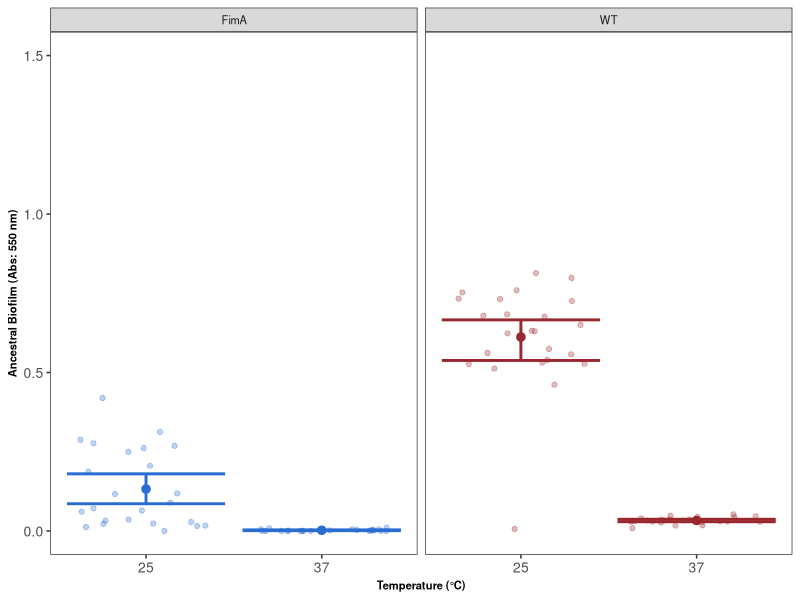
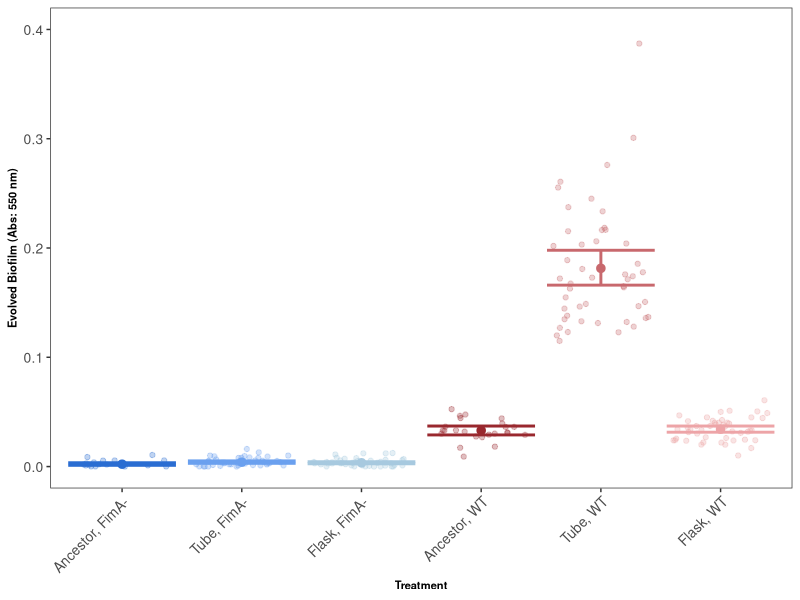
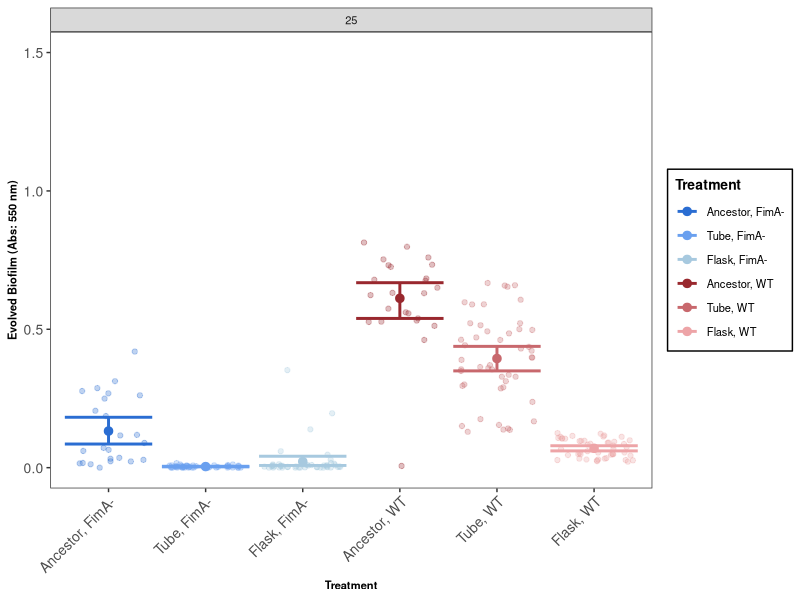
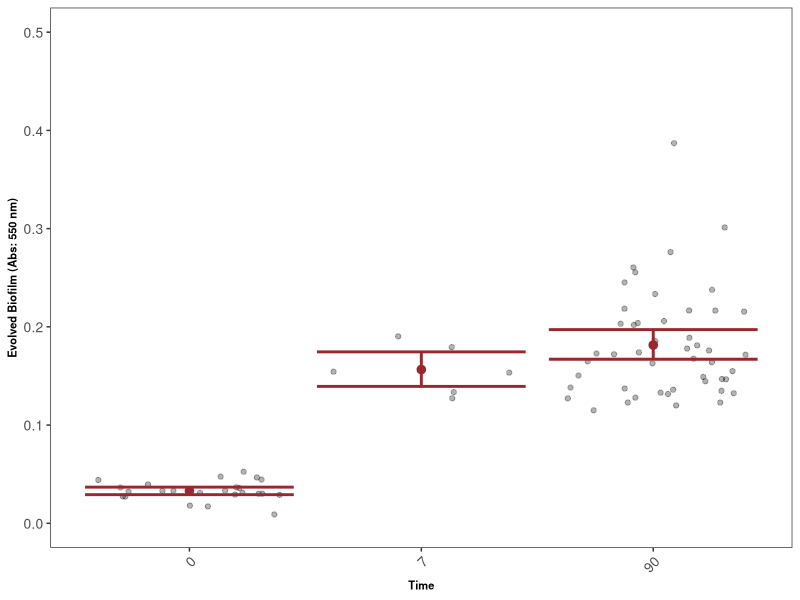
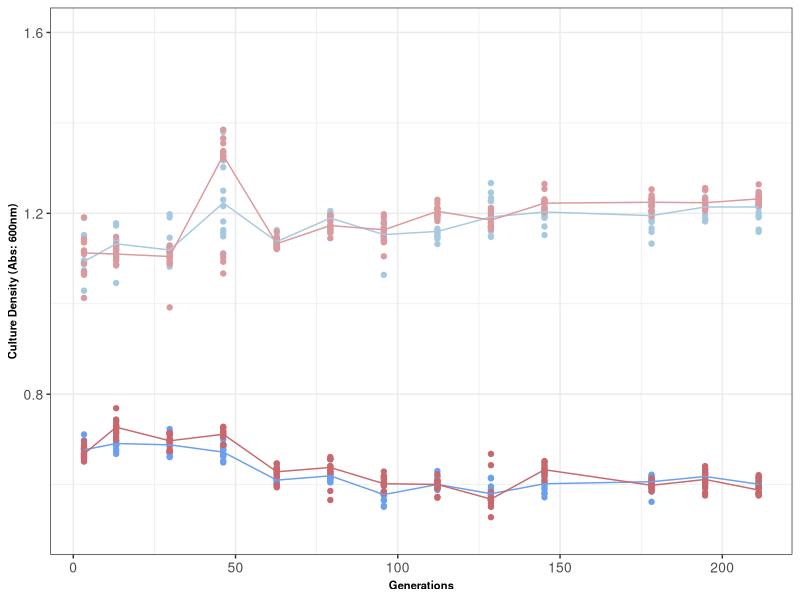
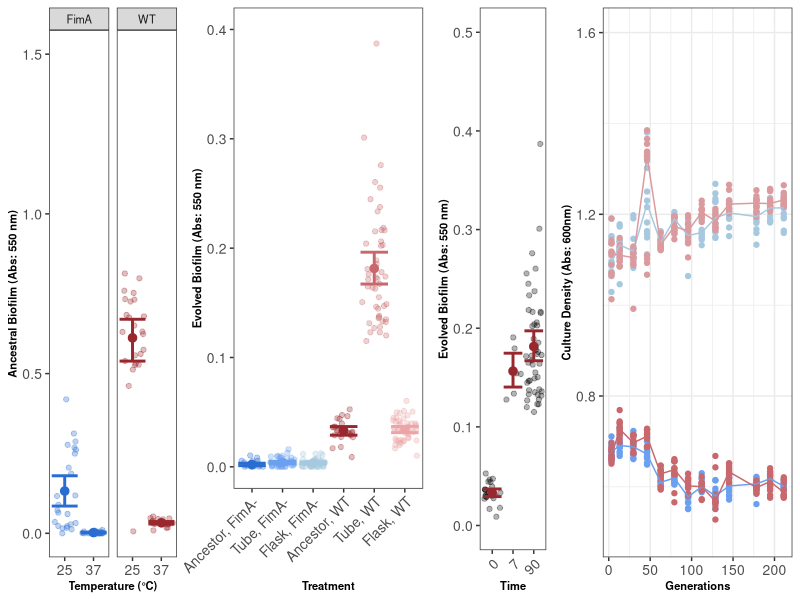
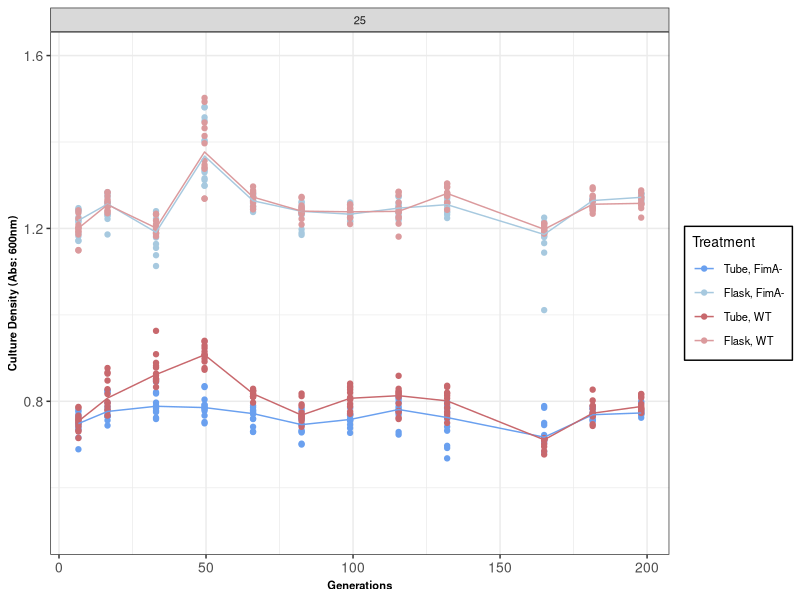

Recreate these plots in R, in order.
##Call necessary libraries
library(ggplot2)
library(cowplot)
library(reshape2)
library(ggpubr)
library(dplyr)
library(scales)
library(ggsignif)
library(data.table)
library(Hmisc)


###set working directory to Github Folder
#setwd("<Path to GitHub Folder>")

Biofilm_df<-read.table("Figure_2/Biofilm_DataSet.txt",sep="\t",header=TRUE)

Biofilm_df["Treatment"][Biofilm_df["Treatment"] == "WT_Ans"] <- "Ancestor, WT"
Biofilm_df["Treatment"][Biofilm_df["Treatment"] == "WCT"] <- "Tube, WT"
Biofilm_df["Treatment"][Biofilm_df["Treatment"] == "WFL"] <- "Flask, WT"
Biofilm_df["Treatment"][Biofilm_df["Treatment"] == "FimA_Ans"] <- "Ancestor, FimA-"
Biofilm_df["Treatment"][Biofilm_df["Treatment"] == "FCT"] <- "Tube, FimA-"
Biofilm_df["Treatment"][Biofilm_df["Treatment"] == "FFL"] <- "Flask, FimA-"

Biofilm_df$Treatment <- factor(Biofilm_df$Treatment, levels = c("Ancestor, FimA-", "Tube, FimA-", "Flask, FimA-", "Ancestor, WT", "Tube, WT", "Flask, WT"))


##Figure 2A

BF_Ancestors_Only<-Biofilm_df[which(Biofilm_df$Treatment=="Ancestor, WT"|Biofilm_df$Treatment=="Ancestor, FimA-"),]
BF_Ancestors_Only

###Anova for Ancestors, linear model OD550~Temperature*Treatment
Ancestor.aov <-aov(FinalOD550~Temp*Treatment,data=BF_Ancestors_Only)
summary(Ancestor.aov) 
TukeyHSD(Ancestor.aov)

BF_Ancestor_Plot_Fig_2A<-ggplot(data=BF_Ancestors_Only, aes(x=Temp, y=FinalOD550, col=Background))+
  #geom_jitter(color="#E3E4E8")+
  geom_jitter(alpha=0.3)+
  scale_color_manual(values=c("#2A6DD2","#99282E"))+
  stat_summary(fun=mean, geom="point", pch=20,size=4)+
  stat_summary(fun.data = "mean_cl_boot", geom = "errorbar",size=1)+
  ylab("Ancestral Biofilm (Abs: 550 nm)")+
  xlab("Temperature (°C)")+
  scale_y_continuous(limits=c(0,1.5))+
  scale_x_continuous(breaks=c(25,37))+
  #geom_hline(yintercept=0.132, linetype="dashed", color="#6AA0EF")+ 
  #geom_hline(yintercept=0.612, linetype="dashed", color="#c8686d")+
  theme_bw()+
  theme(text = element_text(size=10),axis.text.y = element_text(size=10),panel.grid = element_blank(),axis.text.x = element_text(size=10),axis.title = element_text(size=8,face="bold"), legend.position = "none", legend.title = element_text(size=10,face="bold"), legend.background = element_rect(color="black"))+
  facet_wrap(.~Background)

BF_Ancestor_Plot_Fig_2A

###Figure 2B
Biofilm_Ancestor_and_Final<-Biofilm_df[which(Biofilm_df$Time!=7),]

Biofilm_Ancestor_and_Final

Biofilm_df_37<-Biofilm_Ancestor_and_Final[which(Biofilm_Ancestor_and_Final$Temp==37),]

BF_Evo_37C_Plot_Fig_2B<-ggplot(data=Biofilm_df_37, aes(x=Treatment, y=FinalOD550, col=Treatment))+
  #geom_jitter(color="#E3E4E8")+
  geom_jitter(alpha=0.3)+
  scale_color_manual(values=c("#2A6DD2","#6AA0EF","#a7c9df","#99282E","#c8686d", "#eda4a7"))+
  stat_summary(fun=mean, geom="point", pch=20,size=4)+
  stat_summary(fun.data = "mean_cl_boot", geom = "errorbar",size=1)+
  ylab("Evolved Biofilm (Abs: 550 nm)")+
  xlab("Treatment")+
  scale_y_continuous(limits=c(0,0.4))+
  #geom_hline(yintercept=0.132, linetype="dashed", color="#6AA0EF")+ 
  #geom_hline(yintercept=0.612, linetype="dashed", color="#c8686d")+
  theme_bw()+
  theme(text = element_text(size=10),axis.text.y = element_text(size=10),panel.grid = element_blank(),axis.text.x = element_text(angle=45,hjust=1,size=10),axis.title = element_text(size=8,face="bold"), legend.position = "none", legend.title = element_text(size=10,face="bold"), legend.background = element_rect(color="black"))

BF_Evo_37C_Plot_Fig_2B

###Anova for 37C, linear model OD550~Treatment
BF_37.aov <-aov(FinalOD550~Treatment,data=Biofilm_df_37)
summary(BF_37.aov) 
TukeyHSD(BF_37.aov)

###Figure S1

Biofilm_df_25<-Biofilm_Ancestor_and_Final[which(Biofilm_Ancestor_and_Final$Temp==25),]

BF_Evo_25C_Plot_Fig_S1<-ggplot(data=Biofilm_df_25, aes(x=Treatment, y=FinalOD550, col=Treatment))+
  #geom_jitter(color="#E3E4E8")+
  geom_jitter(alpha=0.3)+
  scale_color_manual(values=c("#2A6DD2","#6AA0EF","#a7c9df","#99282E","#c8686d", "#eda4a7"))+
  stat_summary(fun=mean, geom="point", pch=20,size=4)+
  stat_summary(fun.data = "mean_cl_boot", geom = "errorbar",size=1)+
  ylab("Evolved Biofilm (Abs: 550 nm)")+
  xlab("Treatment")+
  scale_y_continuous(limits=c(0,1.5))+
  #geom_hline(yintercept=0.132, linetype="dashed", color="#6AA0EF")+ 
  #geom_hline(yintercept=0.612, linetype="dashed", color="#c8686d")+
  theme_bw()+
  facet_wrap(.~Temp)+
  theme(text = element_text(size=10),axis.text.y = element_text(size=10),panel.grid = element_blank(),axis.text.x = element_text(angle=45,hjust=1,size=10),axis.title = element_text(size=8,face="bold"), legend.position = "right", legend.title = element_text(size=10,face="bold"), legend.background = element_rect(color="black"))

BF_Evo_25C_Plot_Fig_S1


##Figure 2C

Biofilm_WT_Tube<-Biofilm_df[which(Biofilm_df$Treatment=="Ancestor, WT"|Biofilm_df$Treatment=="Tube, WT"),]
Biofilm_WT_Tube_37<-Biofilm_WT_Tube[which(Biofilm_WT_Tube$Temp==37),]
Biofilm_WT_Tube_37$Time<-as.character(Biofilm_WT_Tube_37$Time)
  
BF_WT_Tube_37_Plot_Fig_2C<-ggplot(data=Biofilm_WT_Tube_37, aes(x=Time, y=FinalOD550))+
  #geom_jitter(color="#E3E4E8")+
  geom_jitter(alpha=0.3)+
  #scale_color_manual(values=c("#2A6DD2","#6AA0EF","#a7c9df","#99282E","#c8686d", "#eda4a7"))+
  stat_summary(fun=mean, geom="point", pch=20,size=4, color="#99282E")+
  stat_summary(fun.data = "mean_cl_boot", geom = "errorbar",size=1, color="#99282E")+
  ylab("Evolved Biofilm (Abs: 550 nm)")+
  xlab("Time")+
  scale_y_continuous(limits=c(0,0.5))+
  #scale_x_continuous(breaks=c(0,7,90))+
  theme_bw()+
  theme(text = element_text(size=10),axis.text.y = element_text(size=10),panel.grid = element_blank(),axis.text.x = element_text(angle=45,hjust=1,size=10),axis.title = element_text(size=8,face="bold"), legend.position = "none", legend.title = element_text(size=10,face="bold"), legend.background = element_rect(color="black"))

BF_WT_Tube_37_Plot_Fig_2C

##Read in Culture Density Data for Figure 2D and S2
CultureOD<-read.table("Figure_2/Culture_Density.txt", sep="\t", header=TRUE)

CultureOD.melt<-reshape2::melt(CultureOD, id=c("Time","Temp","Sample"))
names(CultureOD.melt)<-c("Time","Temperature","Sample","Treatment","OD600")
CultureOD.melt$Treatment <- factor(CultureOD.melt$Treatment, levels = c("FCT","FFL","WCT","WFL"))
CultureOD.melt$Temperature <- factor(CultureOD.melt$Temperature, levels = c("25","37"))
CultureOD.melt$Generations<-CultureOD.melt$Time*3.3

#Figure 2D

CultureOD_37<-CultureOD.melt[which(CultureOD.melt$Temperature==37),]

Culture_Density_37_Plot_Fig_2D<-ggplot(data=CultureOD_37, aes(x=Generations,y=OD600,color=Treatment))+
  geom_point()+
  stat_summary(geom="line",fun.y=median)+
  scale_y_continuous(limits=c(0.5,1.6))+
  ylab("Culture Density (Abs: 600nm)")+
  xlab("Generations")+
  scale_color_manual(values=c("#6AA0EF","#a7c9df","#c8686d","#db9a9d"),labels=c( "Tube, FimA-","Flask, FimA-","Tube, WT","Flask, WT"))+
  theme_bw()+
  theme(legend.position="none",legend.background = element_rect(fill = "white", color = "black"),axis.text.x = element_text(size=10),text = element_text(size=10),axis.text.y = element_text(size=10), axis.title=element_text(size=8,face="bold"))

Culture_Density_37_Plot_Fig_2D

#Plot Figure 2
plot_grid(BF_Ancestor_Plot_Fig_2A,BF_Evo_37C_Plot_Fig_2B,BF_WT_Tube_37_Plot_Fig_2C,Culture_Density_37_Plot_Fig_2D,nrow=1,rel_widths = c(0.75,1,0.5,1))


###Figure S2
CultureOD_25<-CultureOD.melt[which(CultureOD.melt$Temperature==25),]

Culture_Density_25_Plot_Fig_S2<-ggplot(data=CultureOD_25, aes(x=Generations,y=OD600,color=Treatment))+
  geom_point()+
  stat_summary(geom="line",fun.y=median)+
  scale_y_continuous(limits=c(0.5,1.6))+
  ylab("Culture Density (Abs: 600nm)")+
  xlab("Generations")+
  scale_color_manual(values=c("#6AA0EF","#a7c9df","#c8686d","#db9a9d"),labels=c( "Tube, FimA-","Flask, FimA-","Tube, WT","Flask, WT"))+
  theme_bw()+
  facet_wrap(~Temperature)+
  theme(legend.position="right",legend.background = element_rect(fill = "white", color = "black"),axis.text.x = element_text(size=10),text = element_text(size=10),axis.text.y = element_text(size=10), axis.title=element_text(size=8,face="bold"))

Culture_Density_25_Plot_Fig_S2
